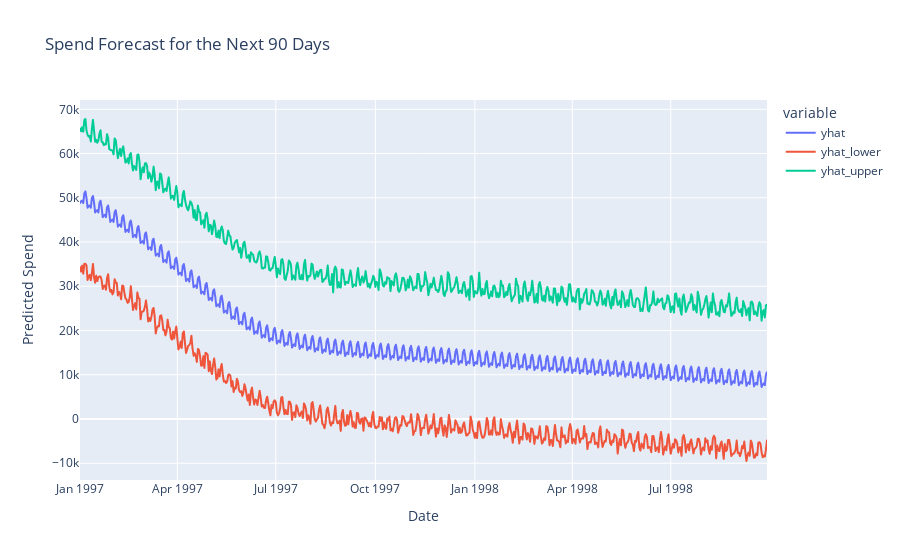

Source (notebook cell):
### Markdown cell above
### Spend Forecast for the Next 90 days

### Code cell
from prophet import Prophet

# Prepare data for Prophet
forecast_df = timeseries_agg.rename(columns={'date': 'ds', 'price_sum': 'y'})

# Fit the model
model = Prophet()
model.fit(forecast_df)

# Create future dates
future = model.make_future_dataframe(periods=90)
forecast = model.predict(future)

# Plot the forecast
fig = px.line(forecast, 
              x='ds', 
              y=['yhat', 'yhat_lower', 'yhat_upper'], 
              title='Spend Forecast for the Next 90 Days',
              labels={'ds': 'Date', 'value': 'Predicted Spend'})
fig.write_image('../visuals/spend_forecast_for_next_90_days.png')
fig.show()

### Figure 1 — Plotly figure (JSON) as saved in the notebook; plotly's stock layout.template omitted (floating-point values rounded to 4 significant figures; data arrays with more than 128 entries replaced by an {"elided": "..."} marker saying what was removed)
{"data": [{"hovertemplate": "variable=yhat<br>Date=%{x}<br>Predicted Spend=%{y}<extra></extra>", "legendgroup": "yhat", "line": {"color": "#636efa", "dash": "solid"}, "marker": {"symbol": "circle"}, "mode": "lines", "name": "yhat", "showlegend": true, "type": "scattergl", "x": {"elided": "636 str values"}, "xaxis": "x", "y": {"elided": "636 float values"}, "yaxis": "y"}, {"hovertemplate": "variable=yhat_lower<br>Date=%{x}<br>Predicted Spend=%{y}<extra></extra>", "legendgroup": "yhat_lower", "line": {"color": "#EF553B", "dash": "solid"}, "marker": {"symbol": "circle"}, "mode": "lines", "name": "yhat_lower", "showlegend": true, "type": "scattergl", "x": {"elided": "636 str values"}, "xaxis": "x", "y": {"elided": "636 float values"}, "yaxis": "y"}, {"hovertemplate": "variable=yhat_upper<br>Date=%{x}<br>Predicted Spend=%{y}<extra></extra>", "legendgroup": "yhat_upper", "line": {"color": "#00cc96", "dash": "solid"}, "marker": {"symbol": "circle"}, "mode": "lines", "name": "yhat_upper", "showlegend": true, "type": "scattergl", "x": {"elided": "636 str values"}, "xaxis": "x", "y": {"elided": "636 float values"}, "yaxis": "y"}], "layout": {"legend": {"title": {"text": "variable"}, "tracegroupgap": 0}, "title": {"text": "Spend Forecast for the Next 90 Days"}, "xaxis": {"anchor": "y", "domain": [0, 1], "title": {"text": "Date"}}, "yaxis": {"anchor": "x", "domain": [0, 1], "title": {"text": "Predicted Spend"}}}}
